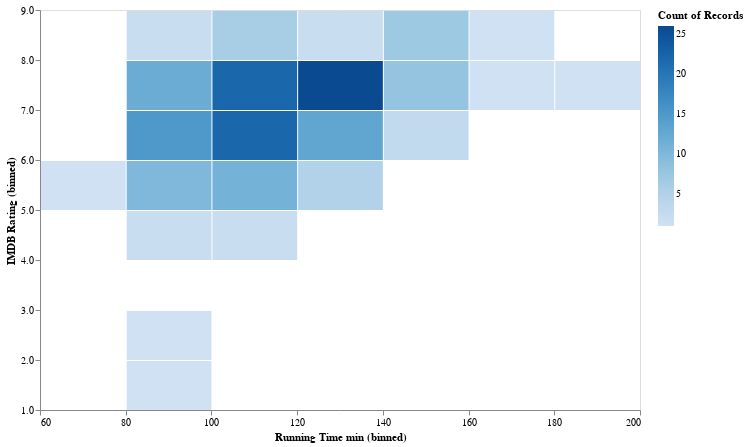

Notebook code for this chart:
### Markdown cell above
<h3>Many movies are rated poorly. Seems like people rating the movies on rotten tomatoes seems to be harsher </h3>

### Code cell
'''Running time and individual rating corresponds'''

alt.Chart(movies_data, height = 400, width = 600) \
    .mark_bar() \
    .encode(alt.X('Running Time min', bin=True),
           alt.Y('IMDB Rating', bin = True),
           color = 'count()')

### Figure 1 — Vega-Lite specification as saved in the notebook (floating-point values rounded to 4 significant figures; data arrays with more than 128 entries replaced by an {"elided": "..."} marker saying what was removed)
{"$schema": "https://vega.github.io/schema/vega-lite/v4.8.1.json", "config": {"view": {"continuousHeight": 300, "continuousWidth": 400}}, "data": {"name": "data-bfc3b49e1ac0dbfca47079e652fb3c58"}, "datasets": {"data-bfc3b49e1ac0dbfca47079e652fb3c58": {"elided": "174 records"}}, "encoding": {"color": {"aggregate": "count", "type": "quantitative"}, "x": {"bin": true, "field": "Running Time min", "type": "quantitative"}, "y": {"bin": true, "field": "IMDB Rating", "type": "quantitative"}}, "height": 400, "mark": "bar", "width": 600}
